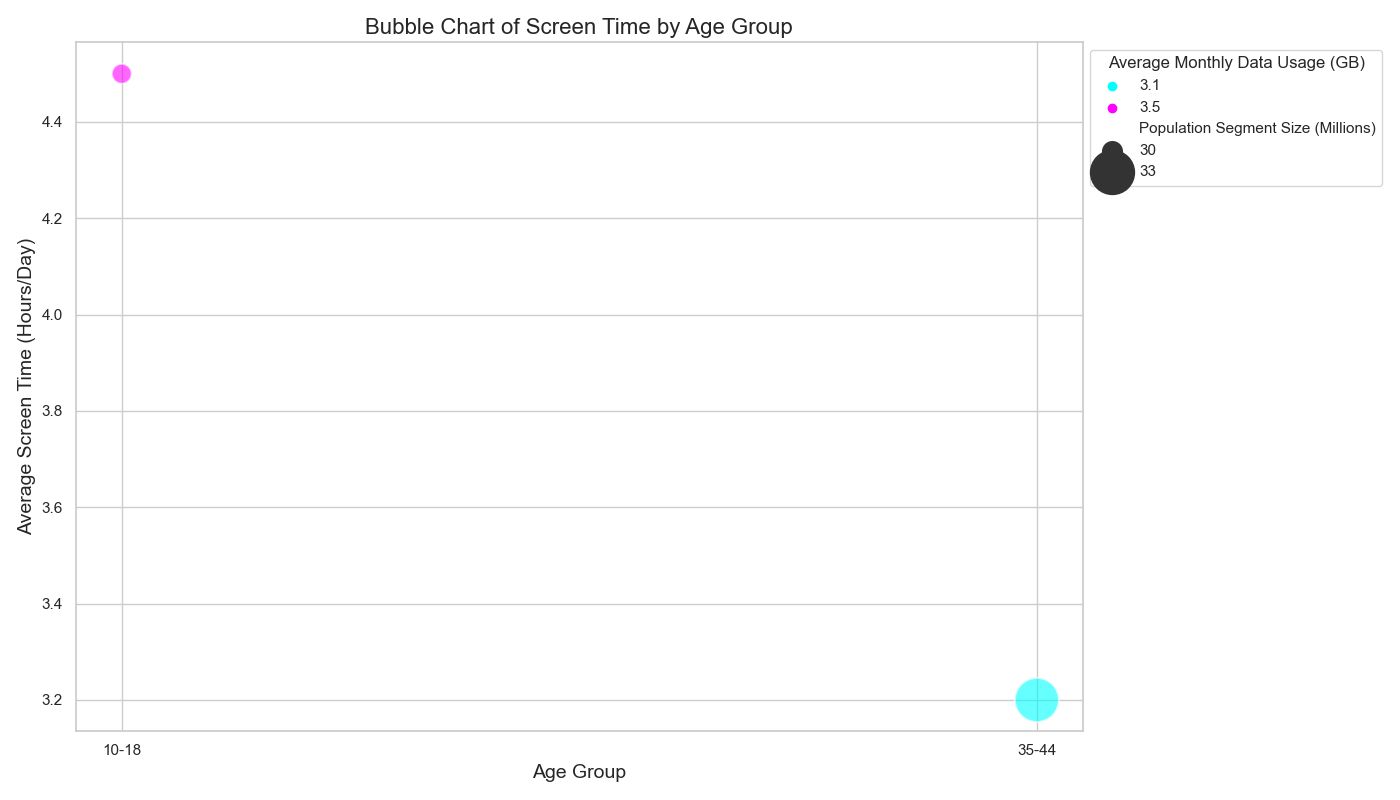

Write Python code to recreate this figure.

import seaborn as sns
import pandas as pd
import matplotlib.pyplot as plt

# Provided data as a list of dictionaries
data = [
    {'Age Group': '10-18', 'Average Screen Time (Hours/Day)': 4.5, 'Number of Apps Installed': 72, 'Average Monthly Data Usage (GB)': 3.5, 'Population Segment Size (Millions)': 30},
    # ... (include other records here) ...
    {'Age Group': '35-44', 'Average Screen Time (Hours/Day)': 3.2, 'Number of Apps Installed': 52, 'Average Monthly Data Usage (GB)': 3.1, 'Population Segment Size (Millions)': 33}
]

# Convert list of dictionaries into DataFrame
df = pd.DataFrame(data)

# Initialize a figure
plt.figure(figsize=(14, 8))

# Create a bubble chart
bubble_chart = sns.scatterplot(
    data=df,
    x='Age Group',
    y='Average Screen Time (Hours/Day)',
    size='Population Segment Size (Millions)',
    hue='Average Monthly Data Usage (GB)',
    sizes=(200, 1000),  # Controls the range of sizes for the bubbles
    alpha=0.6,          # Opacity level of the bubbles
    palette='cool',     # Color palette
    legend='full'       # Show legend
)

# Add axis labels and a title
plt.xlabel('Age Group', fontsize=14)
plt.ylabel('Average Screen Time (Hours/Day)', fontsize=14)
plt.title('Bubble Chart of Screen Time by Age Group', fontsize=16)

# Adjust legend for bubble sizes
h, l = bubble_chart.get_legend_handles_labels()
bubble_chart.legend(h[1:], l[1:], title='Average Monthly Data Usage (GB)', loc='upper left', bbox_to_anchor=(1, 1))

# Show the plot
plt.tight_layout()
plt.show()
